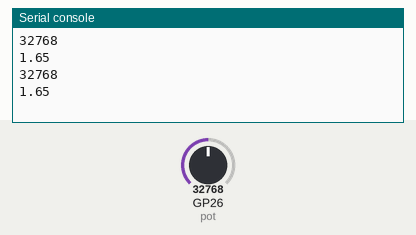
This program was run on a simulated Raspberry Pi Pico running MicroPython. On the bench: the last lines printed to the serial console. The inputs (shaded band) are chosen by the test bench; at power-on: GP26 (pot) = 32768 (analog values on the 0–65535 scale).

Above: at 1.2 s.
1.3 s: GP26 (pot) set to 45874
At 2.6 s:
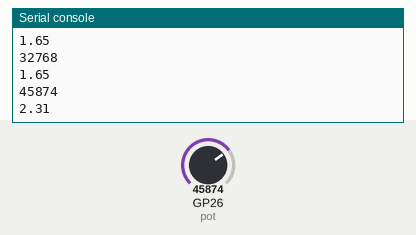
2.8 s: GP26 (pot) set to 57670
At 3.8 s:
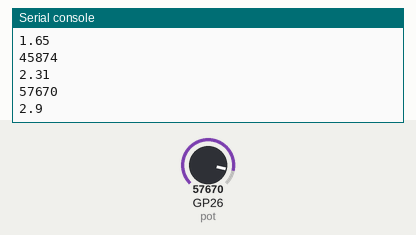
Timing chart, 0 to 5.8 s (numbered marks = the images above; inputs shaded):
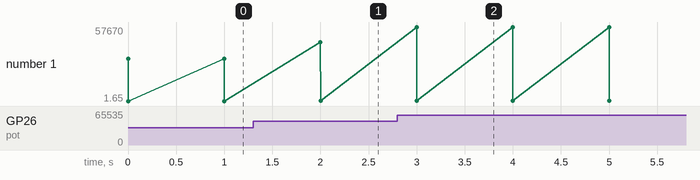

The program:

Reading_an_analogue_value_using__Pi_Pico_W8.py
```python
from machine import ADC
from time import sleep

adcpin = 26
pot = ADC(adcpin)

while True:
    adc_value = pot.read_u16()
    print(adc_value)

    volt = (3.3/65535)*adc_value
    print(round(volt,2))

    sleep(1)
```

Measured:
- after the input at 1.3 s, the serial console: prints a new line after 0.70 s (image 1)
- after the input at 2.8 s, the serial console: prints a new line after 0.20 s (image 2)
- plotted number 1: 1.65 → 2.31 after the input at 1.3 s, 2.31 → 2.9 after the input at 2.8 s
